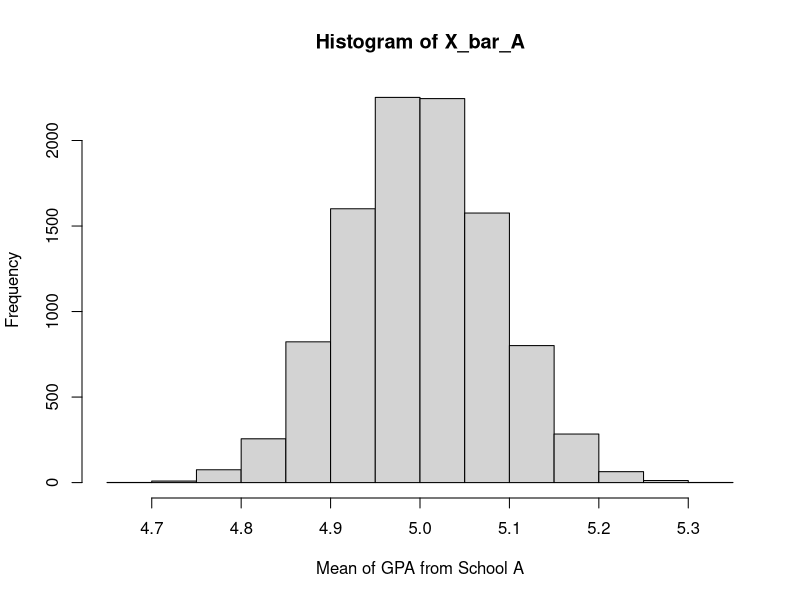
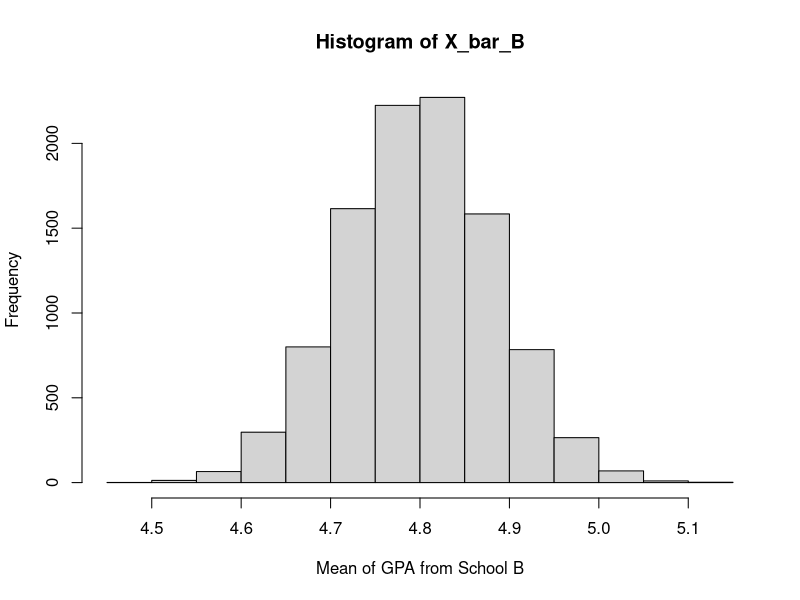
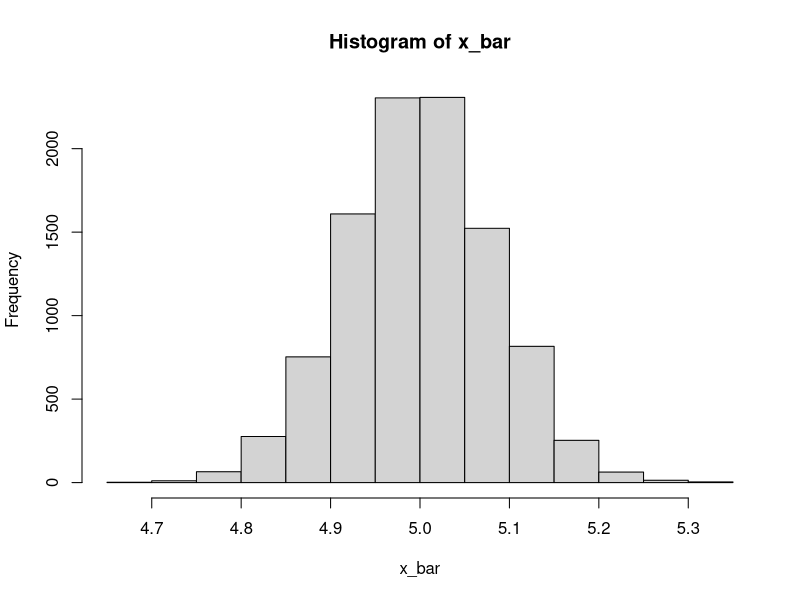
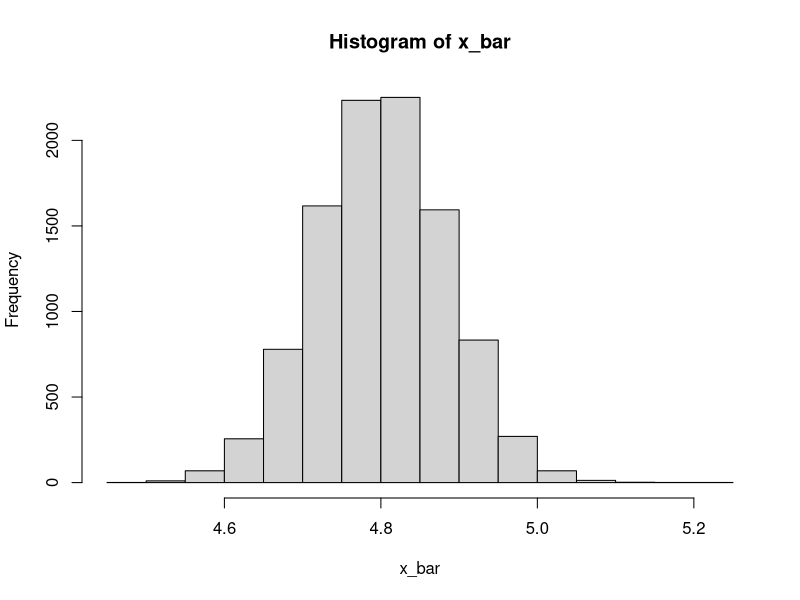

Reproduce these figures in R, in order.
# Question 1

# part c) Probability X-bar is within 0.2 of true mean. 
diff(pnorm(c(-sqrt(2), sqrt(2))))
# [1] 0.8427008


# part d) probability X-bar is within 0.05 of true mean with probability 0.80,
# now we find the sample size n, so find the quantile z
qnorm((1-0.80)/2)
# [1] -1.281552



# Question 2 ---------------------------------------------------------------------

# part a) probability difference of mean gpa A and mean gpa B is greater than 0.5
pnorm((0.5-(5-4.8))/sqrt(2*0.25^2/9), lower.tail = F)
#[1] 0.005454749

# part b) probability that mean gpa B > mean gpa A
pnorm((0-(5 - 4.8))/sqrt(2*0.25^2/9))
#[1] 0.04484301



# part c) simulate sample mean for 9 students from each school

# METHOD 1 --------------------

## Repeat the experiment above with N = 1000 times and oberserve the mean 
N = 10000

## create vectors with size N to store values. These vectors represent the random 
# sample of size 9. A1 to A9 represent the sample of size 9 from school A, and
# B1 ... B9 are the iid random sample from school B. They carry observed or
# simulated values. 
A1 = rep(0,N) ; B1 = rep(0,N)
A2 = rep(0,N) ; B2 = rep(0,N)
A3 = rep(0,N) ; B3 = rep(0,N)
A4 = rep(0,N) ; B4 = rep(0,N)
A5 = rep(0,N) ; B5 = rep(0,N)
A6 = rep(0,N) ; B6 = rep(0,N)
A7 = rep(0,N) ; B7 = rep(0,N)
A8 = rep(0,N) ; B8 = rep(0,N)
A9 = rep(0,N) ; B9 = rep(0,N)

# The mean of the random variables above, for each N. 
X_bar_A = rep(0,N)
X_bar_B = rep(0, N)

for (i in 1:N) { 
      A1[i] = rnorm(n=1, mean=5, sd=0.25); B1[i] = rnorm(n=1, mean=4.8, sd=0.25)
      A2[i] = rnorm(n=1, mean=5, sd=0.25); B2[i] = rnorm(n=1, mean=4.8, sd=0.25)
      A3[i] = rnorm(n=1, mean=5, sd=0.25); B3[i] = rnorm(n=1, mean=4.8, sd=0.25)
      A4[i] = rnorm(n=1, mean=5, sd=0.25); B4[i] = rnorm(n=1, mean=4.8, sd=0.25)
      A5[i] = rnorm(n=1, mean=5, sd=0.25); B5[i] = rnorm(n=1, mean=4.8, sd=0.25)
      A6[i] = rnorm(n=1, mean=5, sd=0.25); B6[i] = rnorm(n=1, mean=4.8, sd=0.25)
      A7[i] = rnorm(n=1, mean=5, sd=0.25); B7[i] = rnorm(n=1, mean=4.8, sd=0.25)
      A8[i] = rnorm(n=1, mean=5, sd=0.25);  B8[i] = rnorm(n=1, mean=4.8, sd=0.25)
      A9[i] = rnorm(n=1, mean=5, sd=0.25); B9[i] = rnorm(n=1, mean=4.8, sd=0.25)
      
      X_bar_A[i] = mean(c(A1[i],A2[i],A3[i],A4[i],A5[i],A6[i],A7[i],A8[i],A9[i]))
      X_bar_B[i] = mean(c(B1[i],B2[i],B3[i],B4[i],B5[i],B6[i],B7[i],B8[i],B9[i]))
}

hist(X_bar_A, ylab = "Frequency",xlab = "Mean of GPA from School A")
mean(X_bar_A)
sd(X_bar_A)

hist(X_bar_B, ylab = "Frequency",xlab = "Mean of GPA from School B")
mean(X_bar_B)
sd(X_bar_B)




# METHOD 2 ------------------------

# General function: returns a vector of length R where each entry is the
# mean of n data points drawn from the Normal(mu, sigma^2) distribution. 
      # n = sample size to take (number of iid random variables)
      # R = number of replications = number of times we draw the n samples. 
simulate.norm = function(n, R, mu, sigma) {
      x_bar = rep(NA, R) # create empty vector first with length R = num replicates.
      
      for(i in 1:R) {
            # data vector holds the n iid random samples so this would be 
            # equivalent to the data A1, A2, .. A9 above when drawing from
            # the Normal distribution of School A gpa's.
            data = rnorm(n=n, mean=mu, sd=sigma)
            x_bar[i] = mean(data)
      }
      hist(x_bar)
      
      # Comparing the simulated mean and standard deviation with
      # the theoretical ones.
      cat("sim.mean = ", mean(x_bar), "\ttheoretical.mean =", mu,"\n")
      cat("sim.sd = ", sd(x_bar), "\ttheoretical.sd =", sigma/sqrt(n),"\n")
      
      return(invisible(x_bar))
}

X_bar_A_second = simulate.norm(n=9, R=N, mu=5, sigma=0.25)
X_bar_B_second = simulate.norm(n=9, R=N, mu=4.8, sigma=0.25)
